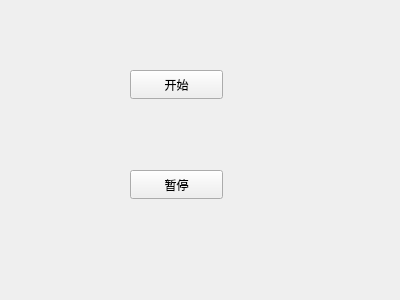
<?xml version="1.0" encoding="UTF-8"?>
<ui version="4.0">
 <class>Widget</class>
 <widget class="QWidget" name="Widget">
  <property name="geometry">
   <rect>
    <x>0</x>
    <y>0</y>
    <width>400</width>
    <height>300</height>
   </rect>
  </property>
  <property name="windowTitle">
   <string>Widget</string>
  </property>
  <widget class="QPushButton" name="pushButton">
   <property name="geometry">
    <rect>
     <x>130</x>
     <y>70</y>
     <width>93</width>
     <height>29</height>
    </rect>
   </property>
   <property name="text">
    <string>开始</string>
   </property>
  </widget>
  <widget class="QPushButton" name="pushButton_2">
   <property name="geometry">
    <rect>
     <x>130</x>
     <y>170</y>
     <width>93</width>
     <height>29</height>
    </rect>
   </property>
   <property name="text">
    <string>暂停</string>
   </property>
  </widget>
 </widget>
 <resources/>
 <connections/>
</ui>
